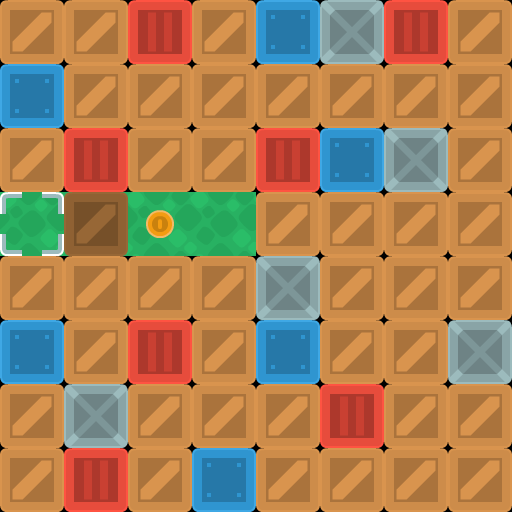

Below is a game level as drawn by its tile map, then a one-line description and the .tmx file that defines it, in full:
An orthogonal 8x8 tile map with 64x64 px tiles, 4 tile layers (background, walls, objects, boxes).

<map version="1.10" tiledversion="1.11.2" orientation="orthogonal" renderorder="right-down" width="8" height="8" tilewidth="64" tileheight="64" infinite="0" nextlayerid="6" nextobjectid="1">
 <properties>
  <property name="character_bottom" value="[[0, 5], [1, 5], [2, 5]]" />
  <property name="character_left" value="[[3, 7], [4, 7], [5, 7]]" />
  <property name="character_right" value="[[0, 7], [1, 7], [2, 7]]" />
  <property name="character_top" value="[[3, 5], [4, 5], [5, 5]]" />
 </properties>
 <tileset firstgid="1" source="sokoban_tilesheet.tsx" />
 <layer id="4" name="background" width="8" height="8">
  <data encoding="csv">
0,0,0,0,0,0,0,0,
0,0,0,0,0,0,0,0,
0,0,0,0,0,0,0,0,
89,89,89,89,0,0,0,0,
0,0,0,0,0,0,0,0,
0,0,0,0,0,0,0,0,
0,0,0,0,0,0,0,0,
0,0,0,0,0,0,0,0
  </data>
 </layer>
 <layer id="1" name="walls" width="8" height="8">
  <data encoding="csv">
2,2,3,2,4,6,3,2,
4,2,2,2,2,2,2,2,
2,3,2,2,3,4,6,2,
0,0,0,0,2,2,2,2,
2,2,2,2,6,2,2,2,
4,2,3,2,4,2,2,6,
2,6,2,2,2,3,2,2,
2,3,2,4,2,2,2,2
  </data>
 </layer>
 <layer id="3" name="objects" width="8" height="8">
  <data encoding="csv">
0,0,0,0,0,0,0,0,
0,0,0,0,0,0,0,0,
0,0,0,0,0,0,0,0,
40,0,75,0,0,0,0,0,
0,0,0,0,0,0,0,0,
0,0,0,0,0,0,0,0,
0,0,0,0,0,0,0,0,
0,0,0,0,0,0,0,0
  </data>
 </layer>
 <layer id="5" name="boxes" width="8" height="8">
  <data encoding="csv">
0,0,0,0,0,0,0,0,
0,0,0,0,0,0,0,0,
0,0,0,0,0,0,0,0,
0,15,0,0,0,0,0,0,
0,0,0,0,0,0,0,0,
0,0,0,0,0,0,0,0,
0,0,0,0,0,0,0,0,
0,0,0,0,0,0,0,0
  </data>
 </layer>
</map>
